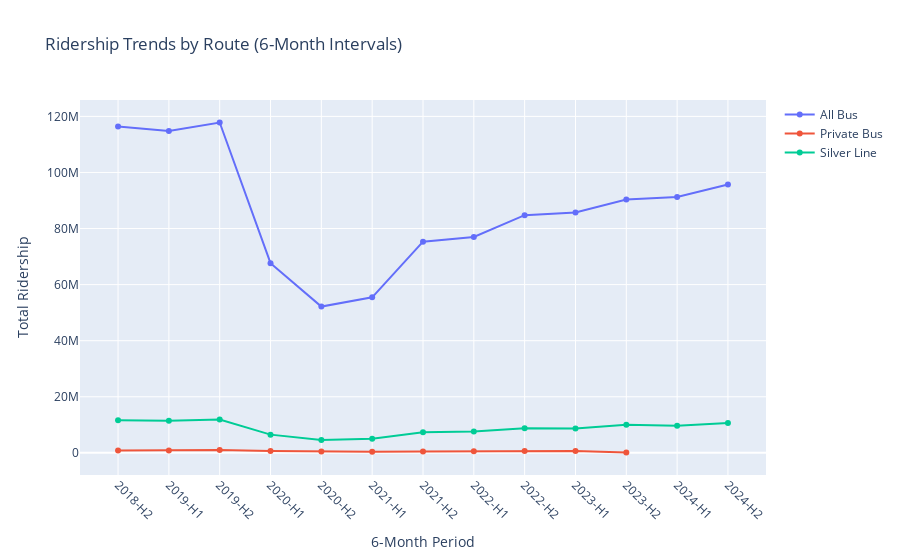
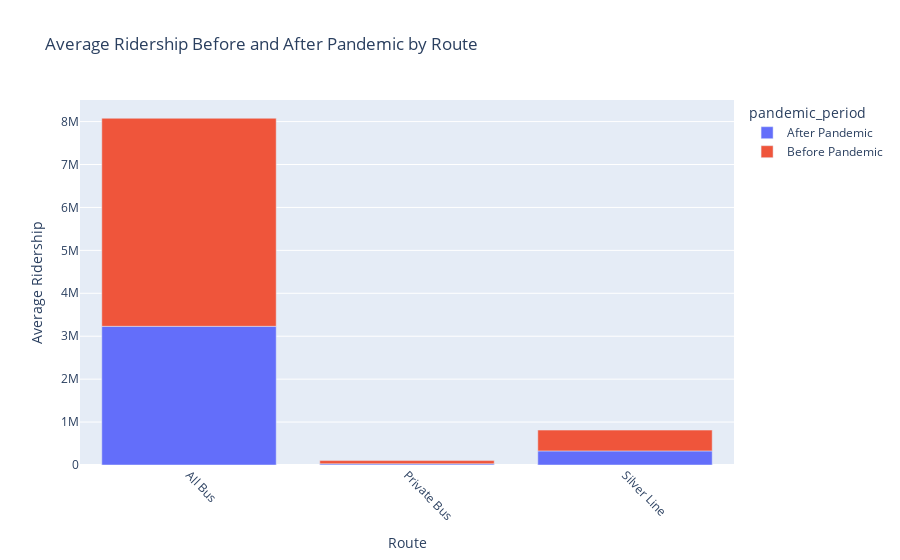

Notebook code for these charts, in order:
### Code cell
def load_data(file_path):
    """Load the CSV data."""
    return pd.read_csv(file_path)

def preprocess_data(df):
    """Preprocess the data by filtering, creating new columns, and aggregating data."""
    # Filter the dataframe to keep only rows for selected routes
    selected_routes = ['All Bus', 'Private Bus', 'Silver Line']
    df = df[df['route_or_line'].isin(selected_routes)]
    
    # Convert 'month_of_service' to datetime and create necessary columns
    df['month_of_service'] = pd.to_datetime(df['month_of_service'])
    df['year'] = df['month_of_service'].dt.year
    df['half_year'] = ((df['month_of_service'].dt.month - 1) // 6) + 1
    df['period'] = df['year'].astype(str) + '-H' + df['half_year'].astype(str)
    df['pandemic_period'] = df['month_of_service'].dt.year >= 2020
    df['pandemic_period'] = df['pandemic_period'].map({True: 'After Pandemic', False: 'Before Pandemic'})

    return df

def aggregate_data(df):
    """Aggregate data by 6-month periods and create a pivot table."""
    period_data = df.groupby(['period', 'route_or_line'])['ridership_total'].sum().reset_index()
    pivot_data = period_data.pivot(index='period', columns='route_or_line', values='ridership_total')
    return pivot_data

def plot_ridership_trends(pivot_data):
    """Plot ridership trends using plotly."""
    fig = go.Figure()
    
    for route in pivot_data.columns:
        fig.add_trace(go.Scatter(x=pivot_data.index, y=pivot_data[route], mode='lines+markers', name=route))
    
    fig.update_layout(
        title='Ridership Trends by Route (6-Month Intervals)',
        xaxis_title='6-Month Period',
        yaxis_title='Total Ridership',
        showlegend=True
    )
    fig.update_xaxes(tickangle=45)
    fig.show()
    pio.write_html(fig, "./Plots/Ridership/Ridership_trends_route.html")

def compare_pre_post_pandemic(df):
    """Compare pre-pandemic and post-pandemic ridership and plot the results."""
    pre_post_comparison = df.groupby(['route_or_line', 'pandemic_period'])['ridership_total'].mean().reset_index()
    pre_post_pivot = pre_post_comparison.pivot(index='route_or_line', columns='pandemic_period', values='ridership_total')
    
    # Calculate the percent change
    if 'Before Pandemic' in pre_post_pivot.columns and 'After Pandemic' in pre_post_pivot.columns:
        pre_post_pivot['Percent Change'] = ((pre_post_pivot['After Pandemic'] - pre_post_pivot['Before Pandemic']) / 
                                          pre_post_pivot['Before Pandemic'] * 100)
    
    # Plot the bar chart using plotly
    fig = px.bar(pre_post_comparison, x='route_or_line', y='ridership_total', color='pandemic_period',
                 title='Average Ridership Before and After Pandemic by Route',
                 labels={'ridership_total': 'Average Ridership per 6-Month Period'})
    
    fig.update_layout(xaxis_title='Route', yaxis_title='Average Ridership')
    fig.update_xaxes(tickangle=45)
    fig.show()
    pio.write_html(fig, "./Plots/Ridership/Prepandemic_vs_Postpandemic.html")
    
    return pre_post_pivot

def print_percent_change(pre_post_pivot):
    """Print the percent change in ridership between before and after the pandemic."""
    if 'Percent Change' in pre_post_pivot.columns:
        print("Percent Change in Average Ridership (Before vs After Pandemic):")
        print(pre_post_pivot.sort_values('Percent Change', ascending=False))

def main():
    # Define file path
    file_path = os.path.join('data', 'MBTA_Monthly_Ridership_By_Mode_and_Line.csv')

    # Load and preprocess data
    df = load_data(file_path)
    df = preprocess_data(df)

    # Aggregate data
    pivot_data = aggregate_data(df)

    # Plot ridership trends
    plot_ridership_trends(pivot_data)

    # Compare pre-pandemic and post-pandemic ridership
    pre_post_pivot = compare_pre_post_pandemic(df)

    # Print the percent change table
    print_percent_change(pre_post_pivot)

main()

### Figure 1 — Plotly figure (JSON) as saved in the notebook; plotly's stock layout.template omitted (floating-point values rounded to 4 significant figures)
{"data": [{"mode": "lines+markers", "name": "All Bus", "type": "scatter", "x": ["2018-H2", "2019-H1", "2019-H2", "2020-H1", "2020-H2", "2021-H1", "2021-H2", "2022-H1", "2022-H2", "2023-H1", "2023-H2", "2024-H1", "2024-H2"], "y": [116400000.0, 114800000.0, 117800000.0, 67660000.0, 52160000.0, 55460000.0, 75330000.0, 76970000.0, 84770000.0, 85750000.0, 90320000.0, 91250000.0, 95690000.0]}, {"mode": "lines+markers", "name": "Private Bus", "type": "scatter", "x": ["2018-H2", "2019-H1", "2019-H2", "2020-H1", "2020-H2", "2021-H1", "2021-H2", "2022-H1", "2022-H2", "2023-H1", "2023-H2", "2024-H1", "2024-H2"], "y": [870100.0, 853300.0, 1011000.0, 641300.0, 434300.0, 406600.0, 512000.0, 539200.0, 656900.0, 682600.0, 121700.0, NaN, NaN]}, {"mode": "lines+markers", "name": "Silver Line", "type": "scatter", "x": ["2018-H2", "2019-H1", "2019-H2", "2020-H1", "2020-H2", "2021-H1", "2021-H2", "2022-H1", "2022-H2", "2023-H1", "2023-H2", "2024-H1", "2024-H2"], "y": [11610000.0, 11470000.0, 11890000.0, 6493000.0, 4612000.0, 4998000.0, 7305000.0, 7590000.0, 8813000.0, 8691000.0, 9977000.0, 9626000.0, 10610000.0]}], "layout": {"showlegend": true, "title": {"text": "Ridership Trends by Route (6-Month Intervals)"}, "xaxis": {"tickangle": 45, "title": {"text": "6-Month Period"}}, "yaxis": {"title": {"text": "Total Ridership"}}}}

### Figure 2 — Plotly figure (JSON) as saved in the notebook; plotly's stock layout.template omitted (floating-point values rounded to 4 significant figures)
{"data": [{"hovertemplate": "pandemic_period=After Pandemic<br>route_or_line=%{x}<br>Average Ridership per 6-Month Period=%{y}<extra></extra>", "legendgroup": "After Pandemic", "marker": {"color": "#636efa", "pattern": {"shape": ""}}, "name": "After Pandemic", "orientation": "v", "showlegend": true, "textposition": "auto", "type": "bar", "x": ["All Bus", "Private Bus", "Silver Line"], "xaxis": "x", "y": [3231000.0, 26990.0, 328000.0], "yaxis": "y"}, {"hovertemplate": "pandemic_period=Before Pandemic<br>route_or_line=%{x}<br>Average Ridership per 6-Month Period=%{y}<extra></extra>", "legendgroup": "Before Pandemic", "marker": {"color": "#EF553B", "pattern": {"shape": ""}}, "name": "Before Pandemic", "orientation": "v", "showlegend": true, "textposition": "auto", "type": "bar", "x": ["All Bus", "Private Bus", "Silver Line"], "xaxis": "x", "y": [4847000.0, 75960.0, 485500.0], "yaxis": "y"}], "layout": {"barmode": "relative", "legend": {"title": {"text": "pandemic_period"}, "tracegroupgap": 0}, "title": {"text": "Average Ridership Before and After Pandemic by Route"}, "xaxis": {"anchor": "y", "domain": [0, 1], "tickangle": 45, "title": {"text": "Route"}}, "yaxis": {"anchor": "x", "domain": [0, 1], "title": {"text": "Average Ridership"}}}}
